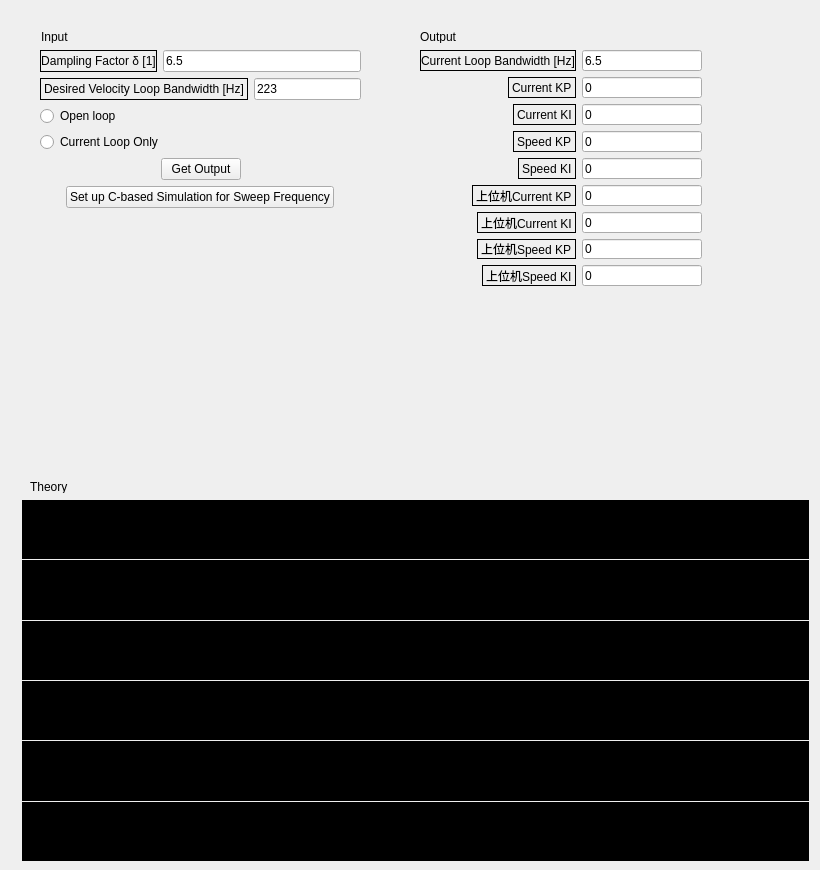
          <widget class="QWidget" name="tab_5">
           <attribute name="title">
            <string>Controller Tuning</string>
           </attribute>
           <widget class="QWidget" name="verticalLayoutWidget_8">
            <property name="geometry">
             <rect>
              <x>20</x>
              <y>500</y>
              <width>791</width>
              <height>361</height>
             </rect>
            </property>
            <layout class="QVBoxLayout" name="verticalLayout_16">
             <property name="spacing">
              <number>1</number>
             </property>
             <property name="leftMargin">
              <number>2</number>
             </property>
             <property name="rightMargin">
              <number>2</number>
             </property>
             <item>
              <widget class="QLabel" name="label_qpix_CLKP">
               <property name="styleSheet">
                <string notr="true">background: rgb(0, 0, 0)</string>
               </property>
               <property name="text">
                <string/>
               </property>
               <property name="scaledContents">
                <bool>false</bool>
               </property>
              </widget>
             </item>
             <item>
              <widget class="QLabel" name="label_qpix_CLKI">
               <property name="styleSheet">
                <string notr="true">background: rgb(0,0,0)</string>
               </property>
               <property name="text">
                <string/>
               </property>
               <property name="scaledContents">
                <bool>false</bool>
               </property>
              </widget>
             </item>
             <item>
              <widget class="QLabel" name="label_qpix_VLKP">
               <property name="styleSheet">
                <string notr="true">background: rgb(0,0,0)</string>
               </property>
               <property name="text">
                <string/>
               </property>
               <property name="scaledContents">
                <bool>false</bool>
               </property>
              </widget>
             </item>
             <item>
              <widget class="QLabel" name="label_qpix_VLKI">
               <property name="styleSheet">
                <string notr="true">background: rgb(0,0,0)</string>
               </property>
               <property name="text">
                <string/>
               </property>
               <property name="scaledContents">
                <bool>false</bool>
               </property>
              </widget>
             </item>
             <item>
              <widget class="QLabel" name="label_qpix_Note1">
               <property name="styleSheet">
                <string notr="true">background: rgb(0,0,0)</string>
               </property>
               <property name="text">
                <string/>
               </property>
               <property name="scaledContents">
                <bool>false</bool>
               </property>
              </widget>
             </item>
             <item>
              <widget class="QLabel" name="label_qpix_Note2">
               <property name="styleSheet">
                <string notr="true">background: rgb(0,0,0)</string>
               </property>
               <property name="text">
                <string/>
               </property>
               <property name="scaledContents">
                <bool>false</bool>
               </property>
              </widget>
             </item>
            </layout>
           </widget>
           <widget class="QLabel" name="label_2">
            <property name="geometry">
             <rect>
              <x>30</x>
              <y>480</y>
              <width>47</width>
              <height>13</height>
             </rect>
            </property>
            <property name="text">
             <string>Theory</string>
            </property>
           </widget>
           <widget class="QLabel" name="label_5">
            <property name="geometry">
             <rect>
              <x>41</x>
              <y>30</y>
              <width>47</width>
              <height>13</height>
             </rect>
            </property>
            <property name="text">
             <string>Input</string>
            </property>
           </widget>
           <widget class="QLabel" name="label_6">
            <property name="geometry">
             <rect>
              <x>420</x>
              <y>30</y>
              <width>47</width>
              <height>13</height>
             </rect>
            </property>
            <property name="text">
             <string>Output</string>
            </property>
           </widget>
           <widget class="QWidget" name="verticalLayoutWidget_9">
            <property name="geometry">
             <rect>
              <x>40</x>
              <y>50</y>
              <width>321</width>
              <height>160</height>
             </rect>
            </property>
            <layout class="QVBoxLayout" name="verticalLayout_17">
             <item>
              <layout class="QHBoxLayout" name="horizontalLayout_9">
               <item>
                <widget class="QLabel" name="label_math_delta">
                 <property name="font">
                  <font>
                   <italic>false</italic>
                  </font>
                 </property>
                 <property name="frameShape">
                  <enum>QFrame::Panel</enum>
                 </property>
                 <property name="frameShadow">
                  <enum>QFrame::Plain</enum>
                 </property>
                 <property name="text">
                  <string>Dampling Factor δ [1]</string>
                 </property>
                 <property name="textFormat">
                  <enum>Qt::AutoText</enum>
                 </property>
                 <property name="alignment">
                  <set>Qt::AlignCenter</set>
                 </property>
                </widget>
               </item>
               <item>
                <widget class="QLineEdit" name="lineEdit_dampingFactor_delta">
                 <property name="text">
                  <string>6.5</string>
                 </property>
                 <property name="frame">
                  <bool>true</bool>
                 </property>
                </widget>
               </item>
              </layout>
             </item>
             <item>
              <layout class="QHBoxLayout" name="horizontalLayout_21">
               <item>
                <widget class="QLabel" name="label_desiredVLBW">
                 <property name="frameShape">
                  <enum>QFrame::Panel</enum>
                 </property>
                 <property name="frameShadow">
                  <enum>QFrame::Plain</enum>
                 </property>
                 <property name="text">
                  <string>Desired Velocity Loop Bandwidth [Hz]</string>
                 </property>
                </widget>
               </item>
               <item>
                <widget class="QLineEdit" name="lineEdit_desiredVLBW">
                 <property name="text">
                  <string>223</string>
                 </property>
                </widget>
               </item>
              </layout>
             </item>
             <item>
              <widget class="QRadioButton" name="radioButton">
               <property name="text">
                <string>Open loop</string>
               </property>
              </widget>
             </item>
             <item>
              <widget class="QRadioButton" name="radioButton_2">
               <property name="text">
                <string>Current Loop Only</string>
               </property>
              </widget>
             </item>
             <item>
              <layout class="QHBoxLayout" name="horizontalLayout_16">
               <item>
                <spacer name="horizontalSpacer_13">
                 <property name="orientation">
                  <enum>Qt::Horizontal</enum>
                 </property>
                 <property name="sizeHint" stdset="0">
                  <size>
                   <width>40</width>
                   <height>20</height>
                  </size>
                 </property>
                </spacer>
               </item>
               <item>
                <widget class="QPushButton" name="pushButton_pidTuner">
                 <property name="text">
                  <string>Get Output</string>
                 </property>
                </widget>
               </item>
               <item>
                <spacer name="horizontalSpacer_14">
                 <property name="orientation">
                  <enum>Qt::Horizontal</enum>
                 </property>
                 <property name="sizeHint" stdset="0">
                  <size>
                   <width>40</width>
                   <height>20</height>
                  </size>
                 </property>
                </spacer>
               </item>
              </layout>
             </item>
             <item>
              <layout class="QHBoxLayout" name="horizontalLayout_13">
               <item>
                <spacer name="horizontalSpacer_7">
                 <property name="orientation">
                  <enum>Qt::Horizontal</enum>
                 </property>
                 <property name="sizeHint" stdset="0">
                  <size>
                   <width>40</width>
                   <height>20</height>
                  </size>
                 </property>
                </spacer>
               </item>
               <item>
                <widget class="QPushButton" name="pushButton_SweepFreq">
                 <property name="text">
                  <string>Set up C-based Simulation for Sweep Frequency</string>
                 </property>
                </widget>
               </item>
               <item>
                <spacer name="horizontalSpacer_8">
                 <property name="orientation">
                  <enum>Qt::Horizontal</enum>
                 </property>
                 <property name="sizeHint" stdset="0">
                  <size>
                   <width>40</width>
                   <height>20</height>
                  </size>
                 </property>
                </spacer>
               </item>
              </layout>
             </item>
            </layout>
           </widget>
           <widget class="QWidget" name="formLayoutWidget">
            <property name="geometry">
             <rect>
              <x>420</x>
              <y>50</y>
              <width>282</width>
              <height>236</height>
             </rect>
            </property>
            <layout class="QFormLayout" name="formLayout">
             <property name="sizeConstraint">
              <enum>QLayout::SetDefaultConstraint</enum>
             </property>
             <property name="fieldGrowthPolicy">
              <enum>QFormLayout::AllNonFixedFieldsGrow</enum>
             </property>
             <property name="labelAlignment">
              <set>Qt::AlignRight|Qt::AlignTrailing|Qt::AlignVCenter</set>
             </property>
             <property name="formAlignment">
              <set>Qt::AlignLeading|Qt::AlignLeft|Qt::AlignTop</set>
             </property>
             <property name="horizontalSpacing">
              <number>6</number>
             </property>
             <item row="0" column="0">
              <widget class="QLabel" name="label_7">
               <property name="font">
                <font>
                 <italic>false</italic>
                </font>
               </property>
               <property name="frameShape">
                <enum>QFrame::Panel</enum>
               </property>
               <property name="frameShadow">
                <enum>QFrame::Plain</enum>
               </property>
               <property name="text">
                <string>Current Loop Bandwidth [Hz]</string>
               </property>
               <property name="textFormat">
                <enum>Qt::AutoText</enum>
               </property>
               <property name="alignment">
                <set>Qt::AlignCenter</set>
               </property>
              </widget>
             </item>
             <item row="0" column="1">
              <widget class="QLineEdit" name="lineEdit_CLBW">
               <property name="text">
                <string>6.5</string>
               </property>
               <property name="frame">
                <bool>true</bool>
               </property>
              </widget>
             </item>
             <item row="1" column="0">
              <widget class="QLabel" name="label_10">
               <property name="frameShape">
                <enum>QFrame::Panel</enum>
               </property>
               <property name="frameShadow">
                <enum>QFrame::Plain</enum>
               </property>
               <property name="text">
                <string>Current KP</string>
               </property>
              </widget>
             </item>
             <item row="1" column="1">
              <widget class="QLineEdit" name="lineEdit_currentKP">
               <property name="text">
                <string>0</string>
               </property>
              </widget>
             </item>
             <item row="2" column="0">
              <widget class="QLabel" name="label_11">
               <property name="frameShape">
                <enum>QFrame::Panel</enum>
               </property>
               <property name="frameShadow">
                <enum>QFrame::Plain</enum>
               </property>
               <property name="text">
                <string>Current KI</string>
               </property>
              </widget>
             </item>
             <item row="2" column="1">
              <widget class="QLineEdit" name="lineEdit_currentKI">
               <property name="text">
                <string>0</string>
               </property>
              </widget>
             </item>
             <item row="3" column="0">
              <widget class="QLabel" name="label_8">
               <property name="frameShape">
                <enum>QFrame::Panel</enum>
               </property>
               <property name="frameShadow">
                <enum>QFrame::Plain</enum>
               </property>
               <property name="text">
                <string>Speed KP</string>
               </property>
              </widget>
             </item>
             <item row="3" column="1">
              <widget class="QLineEdit" name="lineEdit_speedKP">
               <property name="text">
                <string>0</string>
               </property>
              </widget>
             </item>
             <item row="4" column="0">
              <widget class="QLabel" name="label_9">
               <property name="frameShape">
                <enum>QFrame::Panel</enum>
               </property>
               <property name="frameShadow">
                <enum>QFrame::Plain</enum>
               </property>
               <property name="text">
                <string>Speed KI</string>
               </property>
              </widget>
             </item>
             <item row="4" column="1">
              <widget class="QLineEdit" name="lineEdit_SpeedKI">
               <property name="text">
                <string>0</string>
               </property>
              </widget>
             </item>
             <item row="5" column="0">
              <widget class="QLabel" name="label_12">
               <property name="frameShape">
                <enum>QFrame::Panel</enum>
               </property>
               <property name="frameShadow">
                <enum>QFrame::Plain</enum>
               </property>
               <property name="text">
                <string>上位机Current KP</string>
               </property>
              </widget>
             </item>
             <item row="5" column="1">
              <widget class="QLineEdit" name="lineEdit_PC_currentKP">
               <property name="text">
                <string>0</string>
               </property>
              </widget>
             </item>
             <item row="6" column="0">
              <widget class="QLabel" name="label_13">
               <property name="sizePolicy">
                <sizepolicy hsizetype="Preferred" vsizetype="Preferred">
                 <horstretch>0</horstretch>
                 <verstretch>0</verstretch>
                </sizepolicy>
               </property>
               <property name="frameShape">
                <enum>QFrame::Panel</enum>
               </property>
               <property name="frameShadow">
                <enum>QFrame::Plain</enum>
               </property>
               <property name="text">
                <string>上位机Current KI</string>
               </property>
              </widget>
             </item>
             <item row="6" column="1">
              <widget class="QLineEdit" name="lineEdit_PC_currentKI">
               <property name="text">
                <string>0</string>
               </property>
              </widget>
             </item>
             <item row="7" column="0">
              <widget class="QLabel" name="label_14">
               <property name="sizePolicy">
                <sizepolicy hsizetype="Preferred" vsizetype="Preferred">
                 <horstretch>0</horstretch>
                 <verstretch>0</verstretch>
                </sizepolicy>
               </property>
               <property name="frameShape">
                <enum>QFrame::Panel</enum>
               </property>
               <property name="frameShadow">
                <enum>QFrame::Plain</enum>
               </property>
               <property name="text">
                <string>上位机Speed KP</string>
               </property>
              </widget>
             </item>
             <item row="7" column="1">
              <widget class="QLineEdit" name="lineEdit_PC_speedtKP">
               <property name="text">
                <string>0</string>
               </property>
              </widget>
             </item>
             <item row="8" column="0">
              <widget class="QLabel" name="label_15">
               <property name="sizePolicy">
                <sizepolicy hsizetype="Preferred" vsizetype="Preferred">
                 <horstretch>0</horstretch>
                 <verstretch>0</verstretch>
                </sizepolicy>
               </property>
               <property name="frameShape">
                <enum>QFrame::Panel</enum>
               </property>
               <property name="frameShadow">
                <enum>QFrame::Plain</enum>
               </property>
               <property name="text">
                <string>上位机Speed KI</string>
               </property>
              </widget>
             </item>
             <item row="8" column="1">
              <widget class="QLineEdit" name="lineEdit_PC_speedtKI">
               <property name="text">
                <string>0</string>
               </property>
              </widget>
             </item>
            </layout>
           </widget>
          </widget>
